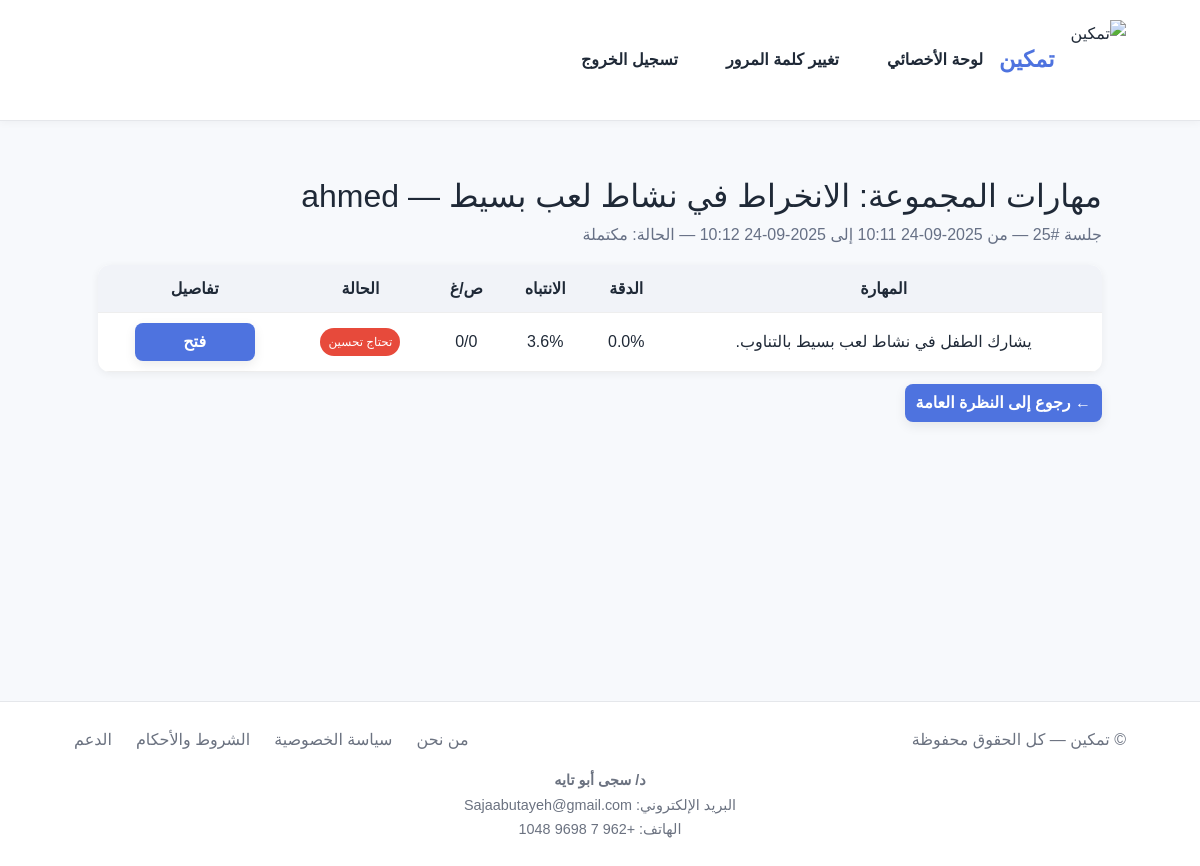
The app's page /reports/child/10/groups/20/?session_id=25 (signed in) with its own data.
### assessments/models.py (models this page shows, shortened)
class SkillGroup(models.Model):
    category = models.ForeignKey(SkillCategory, on_delete=models.CASCADE, related_name='groups')
    name = models.CharField(max_length=200)

class AssessmentSession(models.Model):
    STATUS_CHOICES = (
        ("active", "نشطة"),
        ("completed", "مكتملة"),
        ("aborted", "تم إنهاؤها"),
    )
    child = models.ForeignKey(settings.AUTH_USER_MODEL, on_delete=models.CASCADE, related_name="assessment_sessions")
    category = models.ForeignKey(SkillCategory, on_delete=models.SET_NULL, null=True, blank=True)
    status = models.CharField(max_length=20, choices=STATUS_CHOICES, default="active")
    started_at = models.DateTimeField(auto_now_add=True)
    ended_at = models.DateTimeField(null=True, blank=True)
    total_questions = models.PositiveIntegerField(default=0)
    correct_count = models.PositiveIntegerField(default=0)
    wrong_count = models.PositiveIntegerField(default=0)
    state_snapshot = models.JSONField(null=True, blank=True)

class Skill(models.Model):
    group = models.ForeignKey(SkillGroup, on_delete=models.CASCADE, related_name='skills')
    name = models.CharField(max_length=200)
    description = models.TextField(blank=True, null=True)

### accounts/models.py (models this page shows, shortened)
class CustomUser(AbstractUser):
    USER_TYPES = (
        ('child', 'طفل'),
        ('parent', 'ولي أمر'),
        ('specialist', 'أخصائي'),
    )
    user_type = models.CharField(max_length=20, choices=USER_TYPES)
    parent = models.ForeignKey(
        "self",
        on_delete=models.SET_NULL,
        null=True, blank=True,
        related_name="children",
        limit_choices_to={'user_type': 'parent'},
        help_text="ولي الأمر لهذا الطفل (اختياري مؤقتًا)"
    )
    specialist = models.ForeignKey(
        "self",
        on_delete=models.SET_NULL,
        null=True, blank=True,
        related_name="patients",
        limit_choices_to={'user_type': 'specialist'},
        help_text="الأخصائي لهذا الطفل (اختياري مؤقتًا)"
    )

### assessments/views_reports.py (the view)
@login_required
def group_skills_view(request, child_id, group_id):
    child = get_object_or_404(CustomUser, id=child_id, user_type="child")
    if not _can_view_child(request.user, child):
        return HttpResponseForbidden("غير مصرح بعرض هذا التقرير.")
    group = get_object_or_404(SkillGroup, id=group_id)
    session_id = request.GET.get("session_id")
    session = None
    if session_id and session_id != "all":
        session = AssessmentSession.objects.filter(id=session_id, child=child).first()
    elif session_id == "all":
        session = None
    else:
        session = AssessmentSession.objects.filter(child=child).order_by("-started_at", "-id").first()
    all_skills = compute_child_skills_overview(child, session=session)
    group_skill_ids = set(Skill.objects.filter(group_id=group.id).values_list("id", flat=True))
    skills = [s for s in all_skills if s["skill_id"] in group_skill_ids]
    return render(request, "reports/group_skills.html", {
        "child": child, "group": group, "skills": skills, "session": session,
    })

### assessments/views_reports.py (called while the page is built)
def _can_view_child(viewer, child):
    if viewer.is_superuser or viewer.is_staff:
        return True
    if viewer.user_type == "parent" and child.parent_id == viewer.id:
        return True
    if viewer.user_type == "specialist" and child.specialist_id == viewer.id:
        return True
    return False

### templates/reports/group_skills.html (shortened to what this page needs)
{% extends "base.html" %}
{% load static %}
{% block content %}
<div class="page-wrap">
  <h2>مهارات المجموعة: {{ group.name }} — {{ child.username }}</h2>
  {% if session %}
    <p class="sub">
      جلسة #{{ session.id }} —
      من {{ session.started_at|date:"Y-m-d H:i" }}
      إلى {{ session.ended_at|date:"Y-m-d H:i" }}
      — الحالة: {{ session.get_status_display }}
    </p>
  {% else %}
    <p class="sub">بدون تحديد جلسة (إجمالي جميع الجلسات)</p>
  {% endif %}
  <table>
    <thead>
      <tr>
        <th>المهارة</th>
        <th>الدقة</th>
        <th>الانتباه</th>
        <th>ص/غ</th>
        <th>الحالة</th>
        <th>تفاصيل</th>
      </tr>
    </thead>
    <tbody>
      {% for s in skills %}
        <tr>
          <td>{{ s.skill_name }}</td>
          <td>{{ s.accuracy_pct }}%</td>
          <td>{{ s.attention_pct }}%</td>
          <td>{{ s.counts.correct }}/{{ s.counts.total }}</td>
          <td>
            {% if s.level == 'needs_improvement' %}
              <span class="tag w">تحتاج تحسين</span>
            {% elif s.level == 'strong' %}
              <span class="tag s">قوية</span>
            {% else %}
              <span class="tag g">جيدة</span>
            {% endif %}
          </td>
          <td>
            <a class="btn"
               href="{% url 'skill_detail' child.id s.skill_id %}{% if session %}?session_id={{ session.id }}{% endif %}">
              فتح
            </a>
          </td>
        </tr>
      {% empty %}
        <tr><td colspan="6">لا توجد بيانات لهذه المجموعة.</td></tr>
      {% endfor %}
    </tbody>
  </table>
  <p style="margin-top:12px">
    <a class="btn" href="{% url 'child_skills_overview' child.id %}{% if session %}?session_id={{ session.id }}{% endif %}">
      &larr; رجوع إلى النظرة العامة
    </a>
  </p>
</div>
{% endblock %}

### templates/base.html (style rules this page uses)
:root { --bg:#f8fafd; --card:#ffffff; --text:#1f2937; --muted:#6b7280; --primary:#4e73df; --primary-600:#2e59d9; --ring:#e5e7eb; --chip:#eef2ff; --chip-border:#d7ddff; --shadow:0 4px 12px rgba(0,0,0,.08); --radius:14px; --radius-sm:10px; --container:1100px; --transition: all 0.2s ease-in-out; }
* { box-sizing:border-box }
html,body { margin:0;background:var(--bg);color:var(--text);font-family:Tahoma,Arial,system-ui;line-height:1.7 }
a { color:inherit;text-decoration:none;transition:var(--transition) }
.btn { display:inline-flex;align-items:center;justify-content:center;gap:8px; padding:12px 20px;font-size:1rem;font-weight:600;min-width:120px; border-radius:var(--radius-sm);border:1px solid transparent; background:var(--primary);color:#fff;cursor:pointer;box-shadow:var(--shadow); transition:var(--transition);text-align:center; }

### templates/reports/group_skills.html (style rules this page uses)
body { font-family:Tahoma,Arial;background:#f7f9fc }
.page-wrap { padding:24px }
h2 { margin:0 0 6px }
.sub { color:#667085;margin:0 0 16px }
table { width:100%;border-collapse:collapse;background:#fff;border-radius:12px;overflow:hidden;box-shadow:0 2px 8px rgba(0,0,0,.06) }
th,td { padding:10px;border-bottom:1px solid #eee;text-align:center }
th { background:#f1f3f8 }
.tag { padding:4px 8px;border-radius:999px;font-size:12px;color:#fff;display:inline-block }
.w { background:#e74a3b }
a.btn { background:#4e73df;color:#fff;padding:6px 10px;border-radius:8px;text-decoration:none }

### records on screen
SkillGroup: name "الانخراط في نشاط لعب بسيط"
CustomUser: username "ahmed"
AssessmentSession: id "25", ended_at "2025-09-24 10:12", status "مكتملة"
Skill: skill_name "يشارك الطفل في نشاط لعب بسيط بالتناوب."

### other values on screen
{{ SITE_NAME|default:"تمكين" }} "تمكين"
{{ s.accuracy_pct }} "0.0"
{{ s.attention_pct }} "3.6"
{{ s.counts.correct }} "0"
{{ s.counts.total }} "0"
